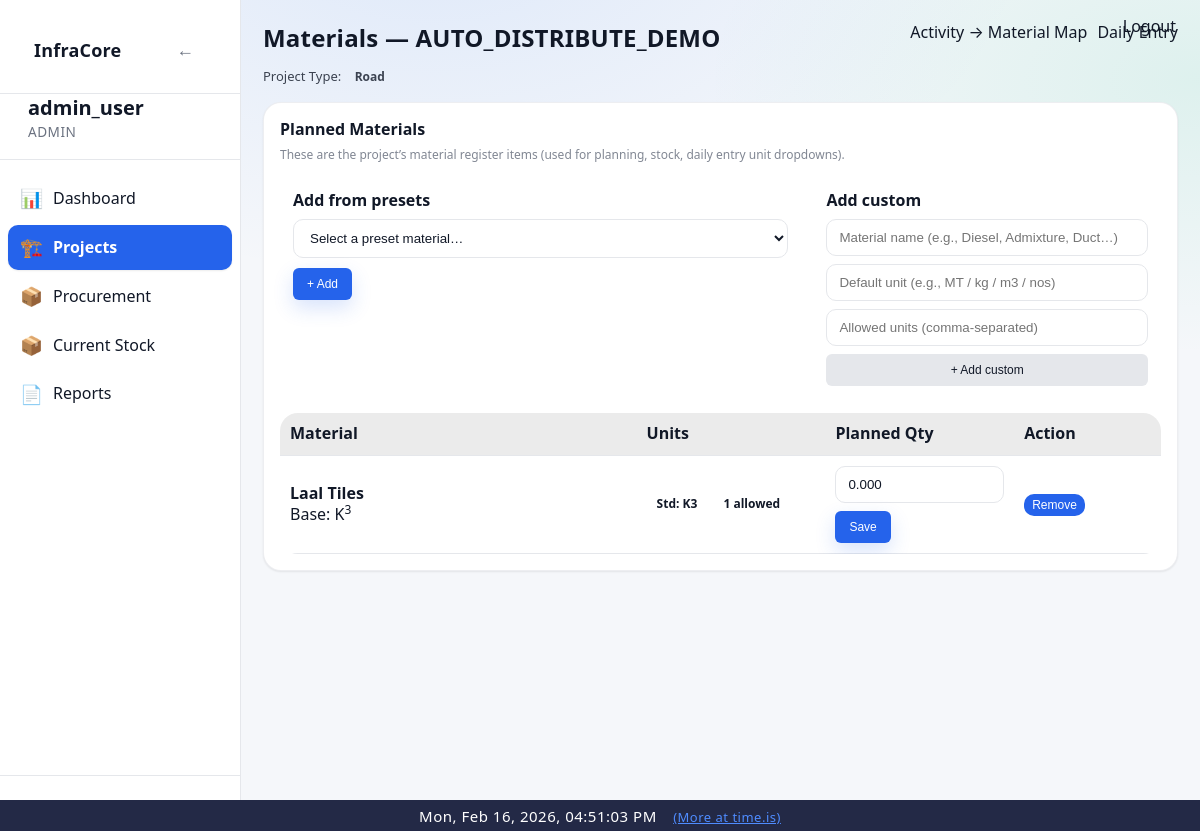
Before: /projects/4/materials (signed in) with the older database file.
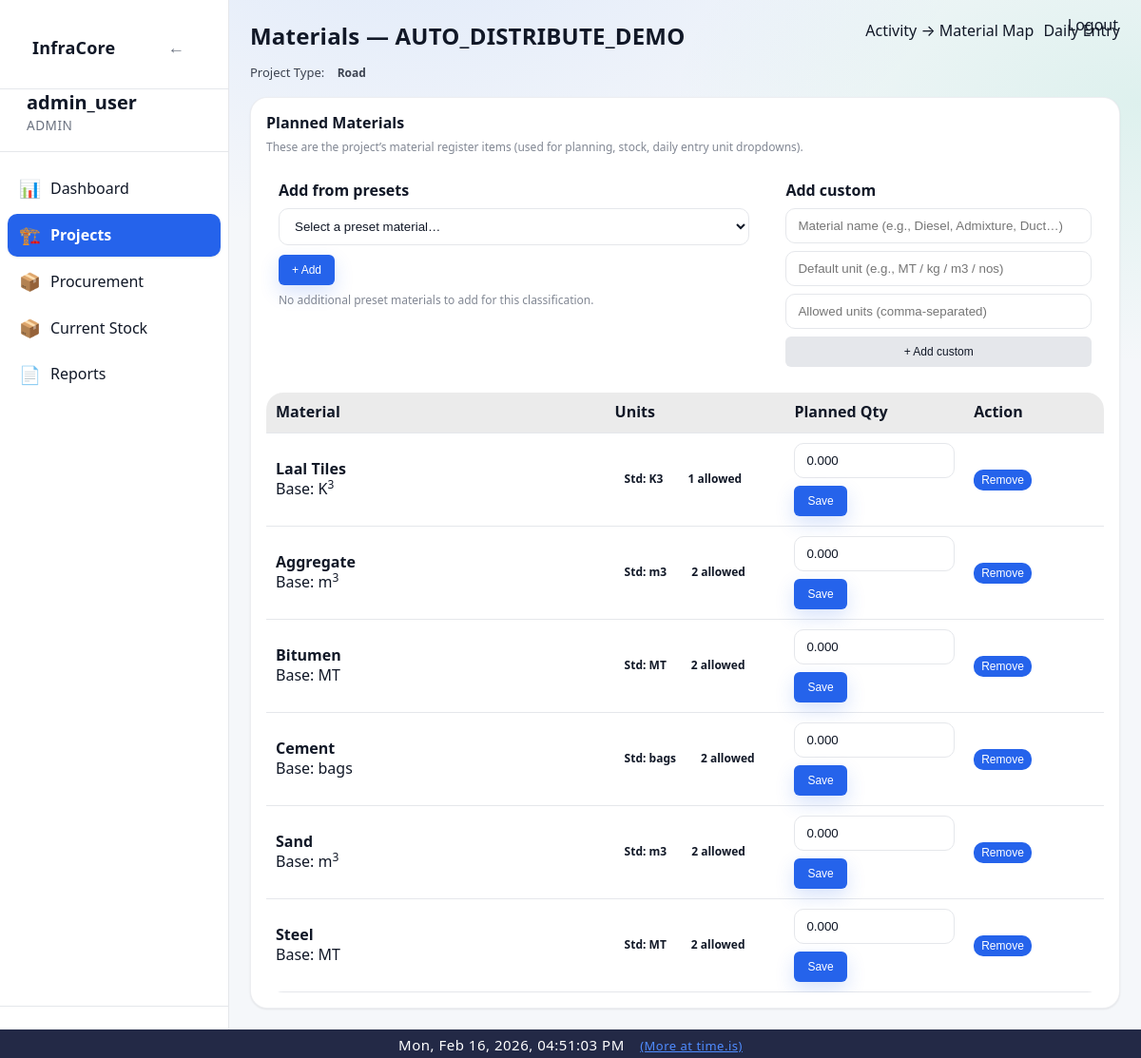
After: the same page with the newer database file.
### app/models/material.py (models this page shows, shortened)
class Material(Base):
    __tablename__ = "materials"
    id = Column(Integer, primary_key=True, index=True)
    code = Column(String(30), nullable=True, index=True)
    name = Column(String(150), nullable=False, unique=True)
    unit = Column(String(50), nullable=False)          # m3, MT, bags
    category = Column(String(80), nullable=True)
    specification = Column(String(120), nullable=True)
    unit_cost = Column(Float, nullable=True)
    standard_unit = Column(String(50), nullable=True)
    allowed_units = Column(String(500), nullable=True)
    default_lead_time_days = Column(Integer, nullable=True)
    lead_time_days = Column(Integer, nullable=True, default=0)
    minimum_stock = Column(Float, nullable=False, default=0)
    is_active = Column(Boolean, nullable=False, default=True)
    created_at = Column(DateTime, default=datetime.utcnow, nullable=False)
    vendors = relationship(
        "MaterialVendor",
        back_populates="material",
        cascade="all, delete-orphan",
    )
    activities_link = relationship(
        "MaterialActivity",
        back_populates="material",
        cascade="all, delete-orphan",
    )
    stretches_link = relationship(
        "MaterialStretch",
        back_populates="material",
        cascade="all, delete-orphan",
    )

### app/models/planned_material.py (models this page shows, shortened)
class PlannedMaterial(Base):
    __tablename__ = "planned_materials"
    id = Column(Integer, primary_key=True, index=True)
    project_id = Column(Integer, ForeignKey("projects.id"), nullable=False)
    material_id = Column(Integer, ForeignKey("materials.id"), nullable=False)
    stretch_id = Column(Integer, ForeignKey("road_stretches.id"), nullable=True, index=True)
    unit = Column(String(50), nullable=True)
    allowed_units = Column(String(500), nullable=True)
    planned_quantity = Column(Numeric(18, 5), nullable=False)
    project = relationship("Project", back_populates="planned_materials")
    material = relationship("Material")

### app/routes/projects.py (the view)
@router.get("/{project_id}/materials", response_class=HTMLResponse)
def project_materials_page(project_id: int, request: Request, db: Session = Depends(get_db)):
    user = request.session.get("user")
    if not user:
        flash(request, "Please login to continue", "warning")
        return RedirectResponse("/login", status_code=302)
    project, role = get_project_access(db, project_id, user)
    if not project:
        flash(request, "Project not found", "error")
        return RedirectResponse("/projects", status_code=302)
    planned_rows = (
        db.query(PlannedMaterial)
        .filter(
            PlannedMaterial.project_id == project_id,
            PlannedMaterial.stretch_id == None,  # noqa: E711
        )
        .all()
    )
    planned_materials: list[dict[str, object]] = []
    planned_name_keys: set[str] = set()
    for pm in planned_rows:
        mat = pm.material
        if not mat:
            continue
        planned_materials.append({
            "planned_material_id": int(pm.id),
            "material_id": int(mat.id),
            "name": mat.name,
            "unit": getattr(pm, "unit", None) or getattr(mat, "unit", "") or "",
            "standard_unit": getattr(mat, "standard_unit", None),
            "allowed_units": (pm.get_allowed_units() if hasattr(pm, "get_allowed_units") else (mat.get_allowed_units() if hasattr(mat, "get_allowed_units") else [])),
            "planned_quantity": float(pm.planned_quantity or 0),
        })
        planned_name_keys.add((mat.name or "").strip().lower())
    project_type = (project.project_type or "").strip() or "Building"
    preset_material_defs: list[dict[str, object]] = []
    try:
        if project_type.lower() == "road":
            preset_def = get_presets_for_engineering_type(project.road_engineering_type)
            for m in (preset_def.get("materials") or []):
                try:
                    name = str(getattr(m, "name", "") or "").strip()
                    if not name:
                        continue
                    unit = str(getattr(m, "default_unit", "unit") or "unit").strip() or "unit"
                    allowed = list(getattr(m, "allowed_units", []) or [])
                    allowed = [str(u or "").strip() for u in allowed if str(u or "").strip()]
                    if not allowed:
                        allowed = [unit]
                    if unit not in allowed:
                        allowed.insert(0, unit)
                    preset_material_defs.append({"name": name, "default_unit": unit, "allowed_units": allowed})
                except Exception:
                    continue
        else:
            preset = serialize_presets(get_presets_for_project_type(project_type))
            preset_material_defs = list(preset.get("materials") or [])
    except Exception:
        preset_material_defs = []
    suggested_material_defs = []
    for mdef in preset_material_defs:
        name = str(mdef.get("name") or "").strip()
        if not name:
            continue
        if name.strip().lower() in planned_name_keys:
            continue
        suggested_material_defs.append(mdef)
    can_edit = role in ["owner", "admin", "manager"]
    return templates.TemplateResponse(
        "project_materials.html",
        {
            "request": request,
            "user": user,
            "project": project,
            "role": role,
            "can_edit": can_edit,
            "planned_materials": planned_materials,
            "suggested_material_defs": suggested_material_defs,
        },
    )

### app/templates/project_materials.html (shortened to what the changed rows need)
{% extends "base.html" %}
{% block content %}
<div style="display:flex;justify-content:space-between;align-items:flex-start;gap:12px;flex-wrap:wrap;margin-bottom:16px">
  <div>
    <h1 class="page-title">Materials — {{ project.name }}</h1>
  </div>
</div>
<div class="card" style="padding:16px;max-width:1100px">
  {% if can_edit %}
  <div style="margin-top:14px;display:grid;grid-template-columns:1.2fr 0.8fr;gap:12px">
    <div style="border:1px solid rgba(255,255,255,0.08);border-radius:12px;padding:12px;background:rgba(255,255,255,0.02)">
      <div style="font-weight:600;margin-bottom:8px">Add from presets</div>
      <form method="post" action="/projects/{{ project.id }}/materials/add" style="display:flex;gap:10px;flex-wrap:wrap;align-items:center">
        <select name="preset_material_name" style="min-width:340px;max-width:100%">
        </select>
        <button class="btn-primary btn-sm" type="submit">+ Add</button>
      </form>
      {% if suggested_material_defs|length == 0 %}
        <div class="help-text" style="margin-top:8px">No additional preset materials to add for this classification.</div>
      {% endif %}
    </div>
  </div>
  {% endif %}
  <div style="margin-top:14px">
    {% if planned_materials and planned_materials|length > 0 %}
      <table class="table" style="margin:0">
        <thead>
          <tr>
            <th style="width:34%">Material</th>
            <th style="width:18%">Units</th>
            <th style="width:18%">Planned Qty</th>
            <th style="width:14%">Action</th>
          </tr>
        </thead>
        <tbody>
          {% for pm in planned_materials %}
          <tr>
            <td>
              <strong>{{ pm.name }}</strong>
              <div class="meta">Base: {{ (pm.unit or '—')|unit_sup }}</div>
            </td>
            <td>
              <div style="display:flex;gap:6px;flex-wrap:wrap">
                {% if pm.standard_unit %}<span class="badge">Std: {{ pm.standard_unit }}</span>{% endif %}
                {% if pm.allowed_units %}<span class="badge badge-info">{{ pm.allowed_units|length }} allowed</span>{% endif %}
              </div>
            </td>
            <td>
              {% if can_edit %}
              <form method="post" action="/projects/{{ project.id }}/materials/update" style="display:flex;gap:8px;align-items:center;flex-wrap:wrap">
                <input name="planned_quantity" type="number" step="0.001" min="0" value="{{ '%.3f'|format(pm.planned_quantity) }}" style="max-width:180px" />
                <button class="btn-primary btn-sm" type="submit">Save</button>
              </form>
              {% else %}
                {{ '%.3f'|format(pm.planned_quantity) }}
              {% endif %}
            </td>
            <td>
              {% if can_edit %}
              <form method="post" action="/projects/{{ project.id }}/materials/remove" onsubmit="return confirm('Remove this material from the project?')">
                <button class="btn-danger btn-sm" type="submit">Remove</button>
              </form>
              {% else %}
                —
              {% endif %}
            </td>
          </tr>
          {% endfor %}
        </tbody>
      </table>
    {% else %}
      <div style="padding:16px;opacity:0.75">No planned materials yet. Add from presets above.</div>
    {% endif %}
  </div>
</div>
{% endblock %}

Changed rows visible on the page:
now on this page (row unchanged): Material: name "Aggregate", standard_unit "m3"
added PlannedMaterial: unit "m 3"
now on this page (row unchanged): Material: name "Bitumen", standard_unit "MT"
added PlannedMaterial: unit "MT"
now on this page (row unchanged): Material: name "Cement", standard_unit "bags"
added PlannedMaterial: unit "bags"
now on this page (row unchanged): Material: name "Sand", standard_unit "m3"
added PlannedMaterial: unit "m 3"
now on this page (row unchanged): Material: name "Steel", standard_unit "MT"
added PlannedMaterial: unit "MT"
Other visible differences:
text now shown: "No additional preset materials to add for this classification."
new list line: "Base: Std: 2 allowed 0.000 Save Remove"
